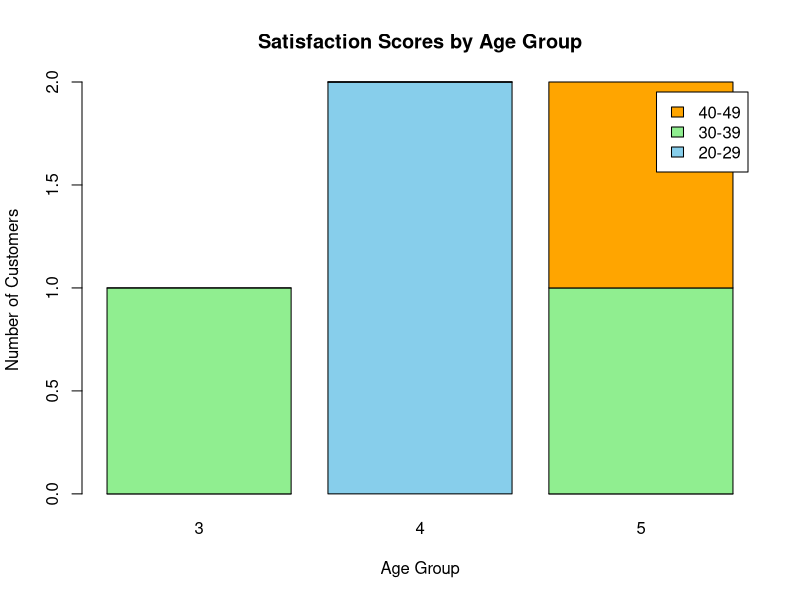

Recreate this plot in R.
# ==========================================
# PROGRAM 3: STACKED BAR CHART
# ==========================================

# Dataset
age <- c(25, 30, 35, 28, 40)

satisfaction <- c(4, 5, 3, 4, 5)

# Create age groups
age_group <- cut(
  age,
  breaks = c(20, 29, 39, 49),
  labels = c("20-29", "30-39", "40-49")
)

# Create frequency table
data <- table(age_group, satisfaction)

# Create stacked bar chart
barplot(
  data,
  beside = FALSE,
  main = "Satisfaction Scores by Age Group",
  xlab = "Age Group",
  ylab = "Number of Customers",
  col = c("skyblue", "lightgreen", "orange"),
  legend.text = TRUE
)
